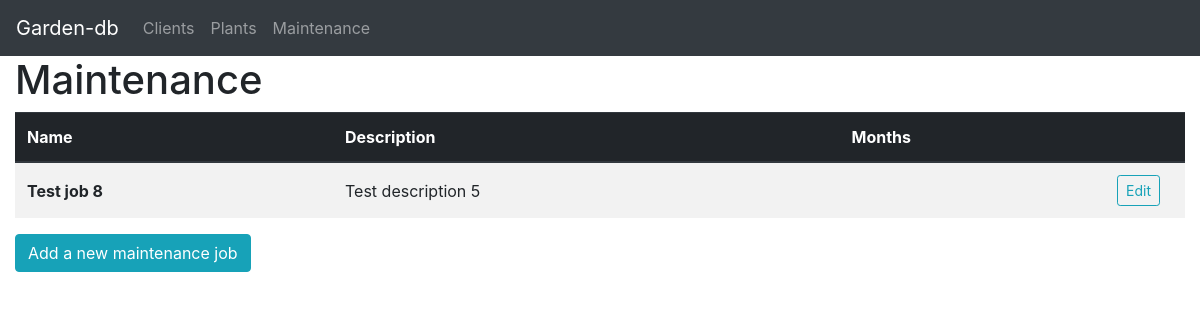
/maintenance, run on an earlier commit of the app's database.
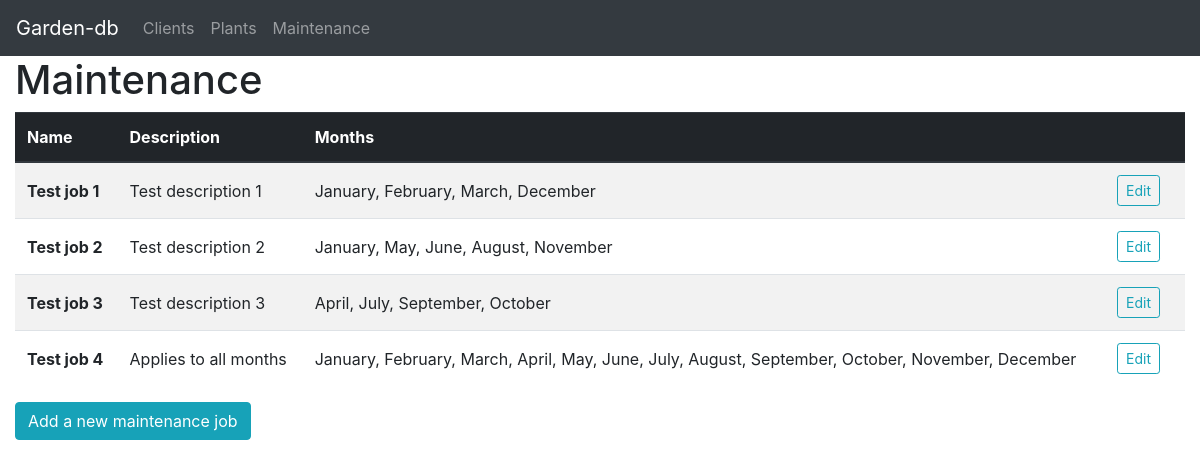
And on a later commit of the database.
### tables this page shows
CREATE TABLE jobs (mid INTEGER PRIMARY KEY, name TEXT, description TEXT);

### app.py (the view, shortened to what this page needs)
@app.route("/maintenance", methods=["GET", "POST"])
def jobs():
    with dbc.DBConnection() as c:
        return render_template("maintenance.html", data=c.load_sql_job_data(), month_list=months)

### dbc/__init__.py (called while the page is built)
    def __exit__(self, exc_type, exc_value, tb):
        if tb is None:
            self.con.commit()
            self.con.close()
            self.con = None
            self.cur = None
            return True
        else:
            self.con.rollback()
            self.con.close()
            self.con = None
            self.cur = None
            return False

    def execute(self, *args):
        self.cur.execute(*args)
        self.con.commit()

    def perform(self, *args):
        self.cur.execute(*args)

    def fetchall(self):
        return self.cur.fetchall()

    def select_jobs(self, mid=None):
        if mid is not None:
            self.execute("SELECT * FROM jobs WHERE mid=?", (mid,))
        else:
            self.execute("SELECT * FROM jobs")
        return self.fetchall()

    def load_sql_job_data(self, mid=None):
        return [Maintenance(row[1], row[2],
                            self.select_mj_links(row[0]), row[0]) for row in self.select_jobs(mid)]

### sorting/__init__.py (called while the page is built)
def dt_from_month(month):
    try:
        return dt.strptime(month, '%B')
    except ValueError:
        raise BadRequest

### templates/maintenance.html (shortened to what this page needs)
{% extends "page.html" %}
{% set title = "Maintenance" %}
{% set pagetype = "maintenance job" %}
{% block thead %}
<th scope="col">Name</th>
<th scope="col">Description</th>
<th scope="col">Months</th>
<th scope="col" style="width: 80px"></th>
{% endblock %}
{% block tbody %}
{% for job in data %}
<tr>
    <th scope="row">{{ job.name }}</th>
    <td>{{ job.description }}</td>
    <td>{{ ', '.join(job.months) }}</td>
    <td><button type="button" class="btn btn-outline-info btn-sm" data-toggle="modal"
                id="edit-job-{{ job.id }}" data-target="#popup-div-edit-{{ job.id }}">Edit</button></td>
</tr>
{% endfor %}
{% endblock %}

What changed in the data, as far as the page shows it:
added jobs: name "Test job 1", description "Test description 1", months "January, February, March, December"
added jobs: name "Test job 2", description "Test description 2", months "January, May, June, August, November"
added jobs: name "Test job 3", description "Test description 3", months "April, July, September, October"
changed jobs: name "Test job 8" → "Test job 4"; description "Test description 5" → "Applies to all months"; months (not shown) → "January, February, March, April, May, June, July, August, September, October, November, December"
